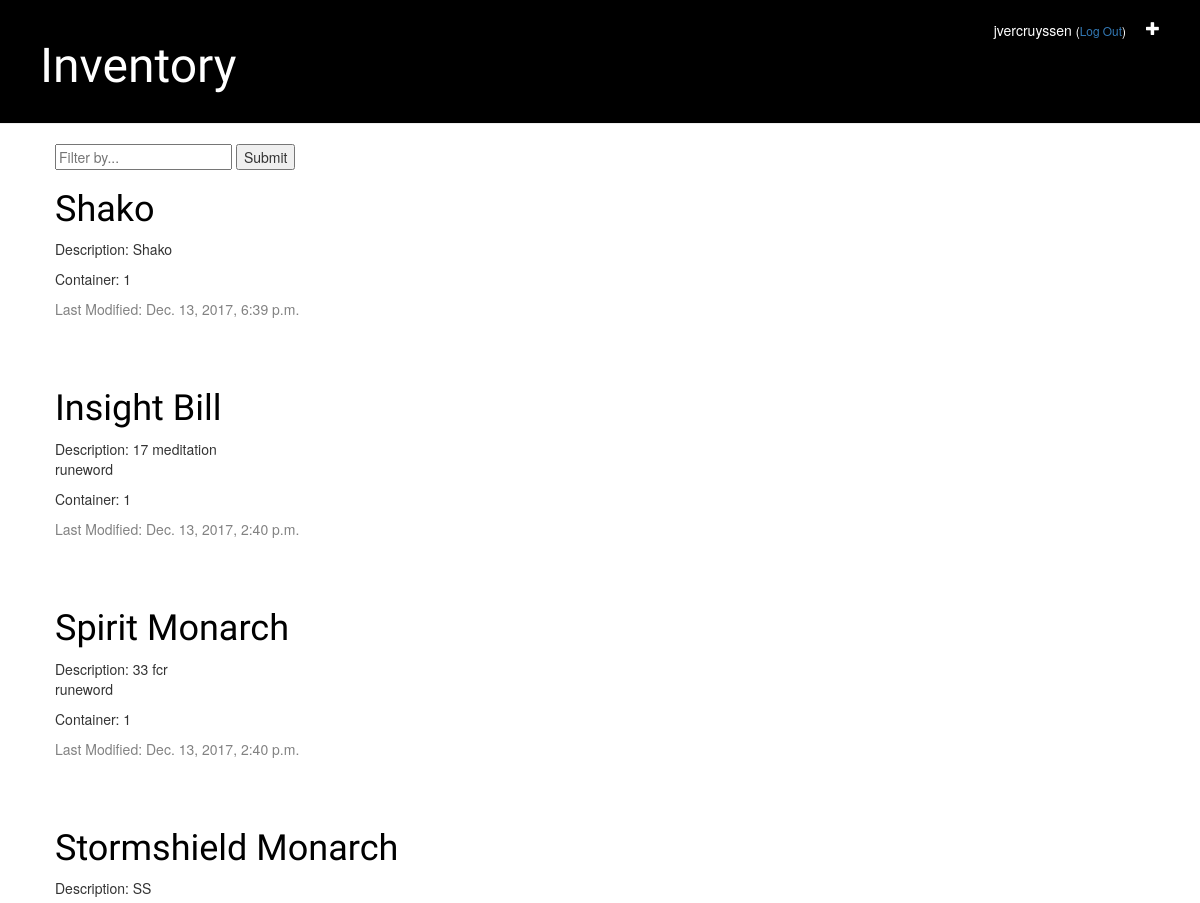
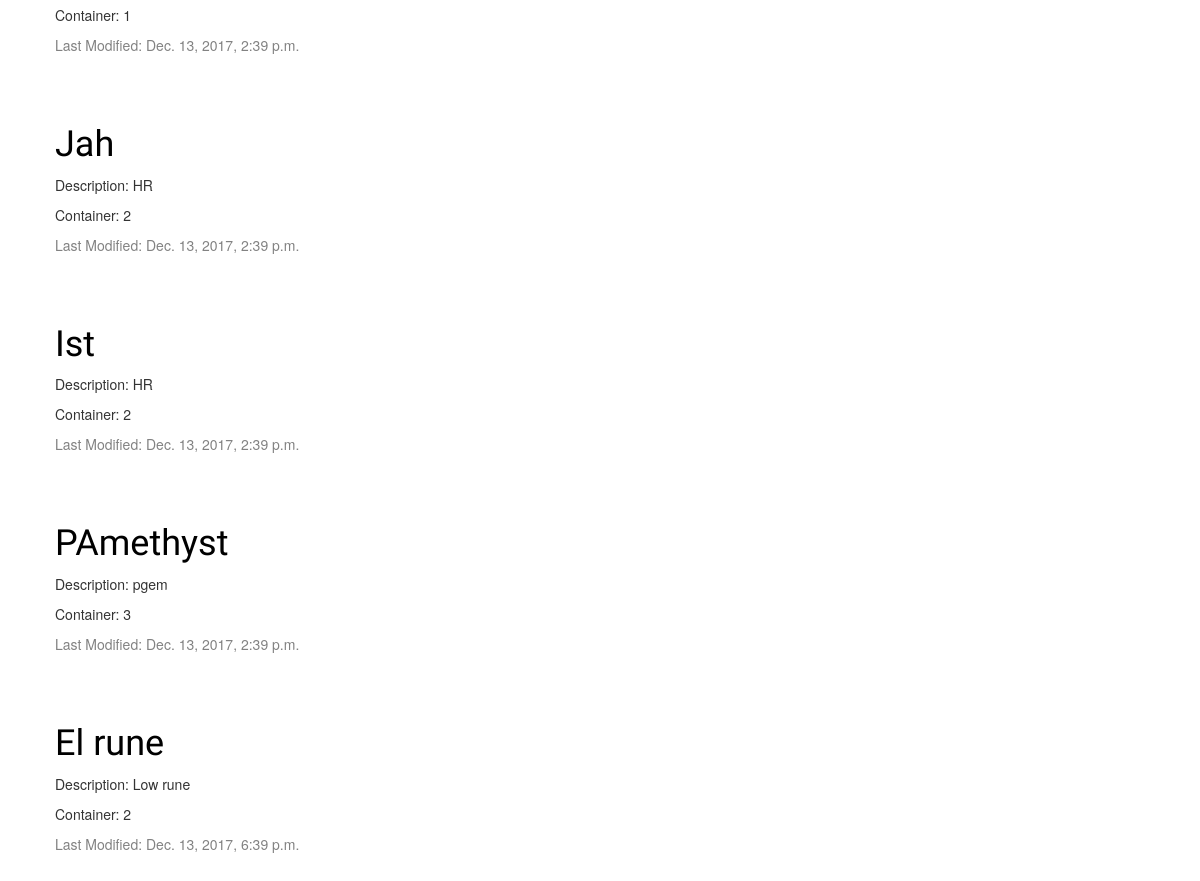
The app's page / (signed in) with its own data (2 pictures, top to bottom).
### inventory/models.py (models this page shows, shortened)
class Item(models.Model):
    owner = models.ForeignKey('auth.User')
    title = models.CharField(max_length=200)
    description = models.TextField()
    container = models.CharField(max_length=100, default="None")
    created_date = models.DateTimeField(default=timezone.now)

### inventory/views.py (the view)
# urls.py: url(r'^$', views.item_list, name='item_list'),
@login_required
def item_list(request):
    if request.method == 'GET':
        search_query = request.GET.get('search_box', "")
        items = Item.objects.filter(Q(container__icontains=search_query) | Q(description__icontains=search_query) | Q(title__icontains=search_query), owner=request.user)
    return render(request, 'inventory/item_list.html', {'items': items})

### inventory/templates/inventory/item_list.html
{% extends 'inventory/base.html' %}
{% block content %}
    <form type="get" action="." style="margin: 0">
      <input id="search_box" type="text" name="search_box" placeholder="Filter by...">
      <button id="search_submit" type="submit">Submit</button>
    </form>
    {% for item in items %}
        <div class="item">
            <h1><a href="{% url 'item_detail' pk=item.pk %}">{{ item.title }}</a></h1>
            <p>Description: {{ item.description|linebreaksbr }}</p>
            <p>Container: {{ item.container|linebreaksbr }}</p>
            <div class="date">
                <p>Last Modified: {{ item.created_date }}</p>
            </div>
        </div>
    {% endfor %}
{% endblock %}

### inventory/templates/inventory/base.html (shortened to what this page needs)
{% load staticfiles %}
<html>
    <head>
        <link rel="stylesheet" href="https://maxcdn.bootstrapcdn.com/bootstrap/3.3.6/css/bootstrap.min.css">
        <link rel="stylesheet" href="{% static 'css/inventory.css' %}">
    </head>
    <body>
        <div class="page-header">
            {% if user.is_authenticated %}
                <a href="{% url 'item_new' %}" class="top-menu"><span class="glyphicon glyphicon-plus"></span></a>
                <p class="top-menu">{{ user.username }} <small>(<a href="{% url 'logout' %}">Log Out</a>)</small></p>
            {% else %}
                <a href="{% url 'login' %}" class="top-menu"><span class="glyphicon glyphicon-lock"></span></a>
            {% endif %}
            <h1><a href="/">Inventory</a></h1>
        </div>
        <div class="content container">
            <div class="row">
                <div class="col-md-8">
                {% block content %}
                {% endblock %}
                </div>
            </div>
        </div>
    </body>
</html>

### inventory/static/css/inventory.css (style rules this page uses)
.page-header { background-color: #000000; margin-top: 0; padding: 20px 20px 20px 40px; }
.page-header h1, .page-header h1 a, .page-header h1 a:visited, .page-header h1 a:active { color: #ffffff; font-size: 36pt; text-decoration: none; }
.content { margin-left: 40px; }
h1, h2, h3, h4 { font-family: 'Orbitron', sans-serif; }
.date { color: #828282; }
.top-menu, .top-menu:hover, .top-menu:visited { color: #ffffff; float: right; font-size: 26 pt; margin-right: 20px; }
.item { margin-bottom: 70px; }
.item h1 a, .item h1 a:visited { color: #000000; }

### records on screen
Item: title "Shako", description "Shako", container "1", created_date "Dec. 13, 2017, 6:39 p.m."
Item: title "Insight Bill", description "17 meditation runeword", container "1", created_date "Dec. 13, 2017, 2:40 p.m."
Item: title "Spirit Monarch", description "33 fcr runeword", container "1", created_date "Dec. 13, 2017, 2:40 p.m."
Item: title "Stormshield Monarch", description "SS", container "1", created_date "Dec. 13, 2017, 2:39 p.m."
Item: title "Jah", description "HR", container "2", created_date "Dec. 13, 2017, 2:39 p.m."
Item: title "Ist", description "HR", container "2", created_date "Dec. 13, 2017, 2:39 p.m."
Item: title "PAmethyst", description "pgem", container "3", created_date "Dec. 13, 2017, 2:39 p.m."
Item: title "El rune", description "Low rune", container "2", created_date "Dec. 13, 2017, 6:39 p.m."

### other values on screen
{{ user.username }} "jvercruyssen"
